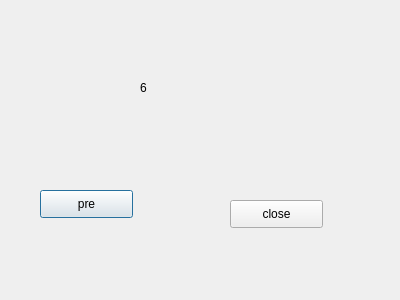
<?xml version="1.0" encoding="UTF-8"?>
<ui version="4.0">
 <class>Dialog6</class>
 <widget class="QDialog" name="Dialog6">
  <property name="geometry">
   <rect>
    <x>0</x>
    <y>0</y>
    <width>400</width>
    <height>300</height>
   </rect>
  </property>
  <property name="windowTitle">
   <string>Dialog</string>
  </property>
  <widget class="QLabel" name="label">
   <property name="geometry">
    <rect>
     <x>140</x>
     <y>80</y>
     <width>72</width>
     <height>15</height>
    </rect>
   </property>
   <property name="text">
    <string>6</string>
   </property>
  </widget>
  <widget class="QPushButton" name="pushButton">
   <property name="geometry">
    <rect>
     <x>40</x>
     <y>190</y>
     <width>93</width>
     <height>28</height>
    </rect>
   </property>
   <property name="text">
    <string>pre</string>
   </property>
  </widget>
  <widget class="QPushButton" name="pushButton_2">
   <property name="geometry">
    <rect>
     <x>230</x>
     <y>200</y>
     <width>93</width>
     <height>28</height>
    </rect>
   </property>
   <property name="text">
    <string>close</string>
   </property>
  </widget>
 </widget>
 <resources/>
 <connections/>
</ui>
